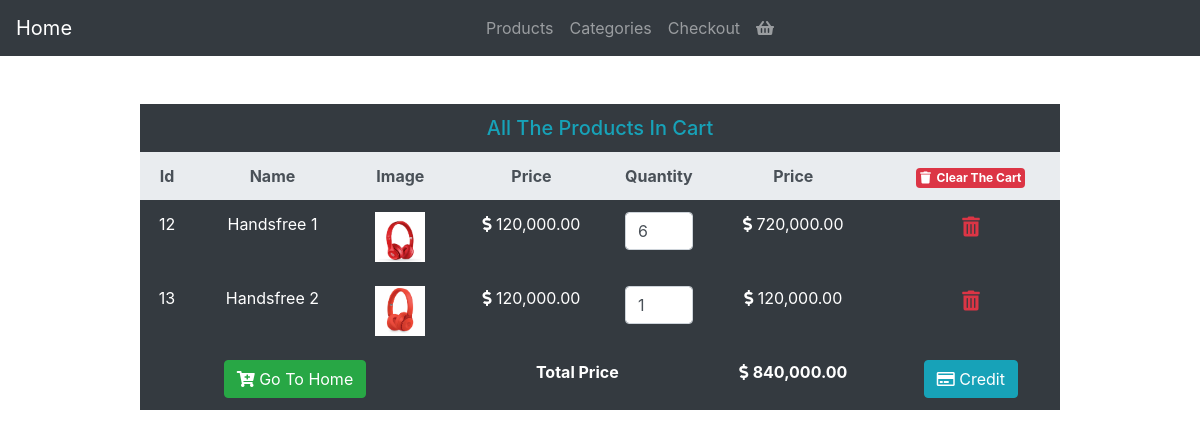
The app's page /cart.php with its own data.
### tables this page shows
CREATE TABLE `cart` (
  `id` int(11) NOT NULL,
  `product_name` varchar(100) NOT NULL,
  `product_price` varchar(50) NOT NULL,
  `product_image` varchar(255) NOT NULL,
  `quantity` int(10) NOT NULL DEFAULT 0,
  `total_price` varchar(100) NOT NULL,
  `product_code` varchar(10) NOT NULL
);

### function/database.php (called while the page is built, shortened)
<?php
function getDb(){
    $dsn = sprintf('mysql:host=%s;dbname=%s;charset=%s',DB_HOST,DB_DATABASE,DB_CHARSET);
    $db = new PDO($dsn,DB_USERNAME,DB_PASSWORD);
    return $db;
}

### function/cart.php (called while the page is built, shortened)
<?php
function getProductInCart():array{
    $sql = "SELECT * FROM cart";
    $result = getDb()->prepare($sql);
    $result->execute();
    $products = [];
    while ($row = $result->fetch()){
        $products[] = $row;
    }
    return $products;
}

### cart.php (the view, shortened to what this page needs)
<?php session_start();
require_once __DIR__ .'/function/cart.php';
$products = getProductInCart();
$total_price = 0;
?>
<div class="container">
    <div class="row justify-content-center">
        <div class="col-lg-10">
            <div class="table-responsive mt-5">
                <table class="table table-bordered table-dark table-borderless text-center">
                   <thead class="thead-light">
                   <tr>
                       <td colspan="7">
                           <h5 class="text-center text-info m-0">All The Products In Cart</h5>
                       </td>
                   </tr>
                   <tr>
                       <th>Id</th><th>Name</th><th>Image</th><th>Price</th><th>Quantity</th><th>Price</th>
                       <th>
                           <a href="action/action.php?clear=all" class="badge badge-danger p-1"
                              onclick="return confirm('Are you sure?')">
                               <i class="fas fa-trash"></i>&nbsp; Clear The Cart
                           </a>
                       </th>
                   </tr>
                   </thead>
                    <tbody>
                    <?php foreach ($products as $product):;?>
                        <tr>
                            <td><?= $product['id'];?></td>
                            <td><?= $product['product_name'];?></td>
                            <td><img src="<?= $product['product_image'];?>" width="50"></td>
                            <td><i class="fas fa-dollar-sign"></i> <?= number_format($product['product_price'],2);?></td>
                            <td style="width: 75px;">
                                <input type="number" class="form-control w-100 itemQuantity " value="<?= $product['quantity'];?>">
                            </td>
                            <td><i class="fas fa-dollar-sign"></i> <?= number_format($product['total_price'],2);?></td>
                            <td>
                                <a href="action/action.php?remove=<?= $product['id'];?>"
                                   class="text-danger lead" onclick="return confirm('Are you sure')">
                                    <i class="fas fa-trash-alt"></i>
                                </a>
                            </td>
                        </tr>
                    <?php $total_price += $product['total_price'];?>
                    <?php endforeach;?>
                    <tr>
                        <td colspan="3">
                            <a href="index.php" class="btn btn-success">
                                <i class="fas fa-cart-plus"></i> Go To Home
                            </a>
                        </td>
                        <td colspan="2"><b>Total Price</b></td>
                        <td><i class="fas fa-dollar-sign"></i>
                            <b><?= number_format($total_price,2);?></b>
                        </td>
                        <td>
                            <a href="checkout.php" class="btn btn-info <?= ($total_price)>1 ? '' : 'disabled';?>">
                                <i class="far fa-credit-card"></i> Credit
                            </a>
                        </td>
                    </tr>
                    </tbody>
                </table>
            </div>
        </div>
    </div>
</div>
<?php require_once __DIR__.'/template/footer.php'; ?>

### records on screen
cart: id "12", product_name "Handsfree 1", product_image (picture), product_price "120,000.00", quantity "6", total_price "720,000.00"
cart: id "13", product_name "Handsfree 2", product_image (picture), product_price "120,000.00", quantity "1", total_price "120,000.00"

### other values on screen
$total_price "840,000.00"
